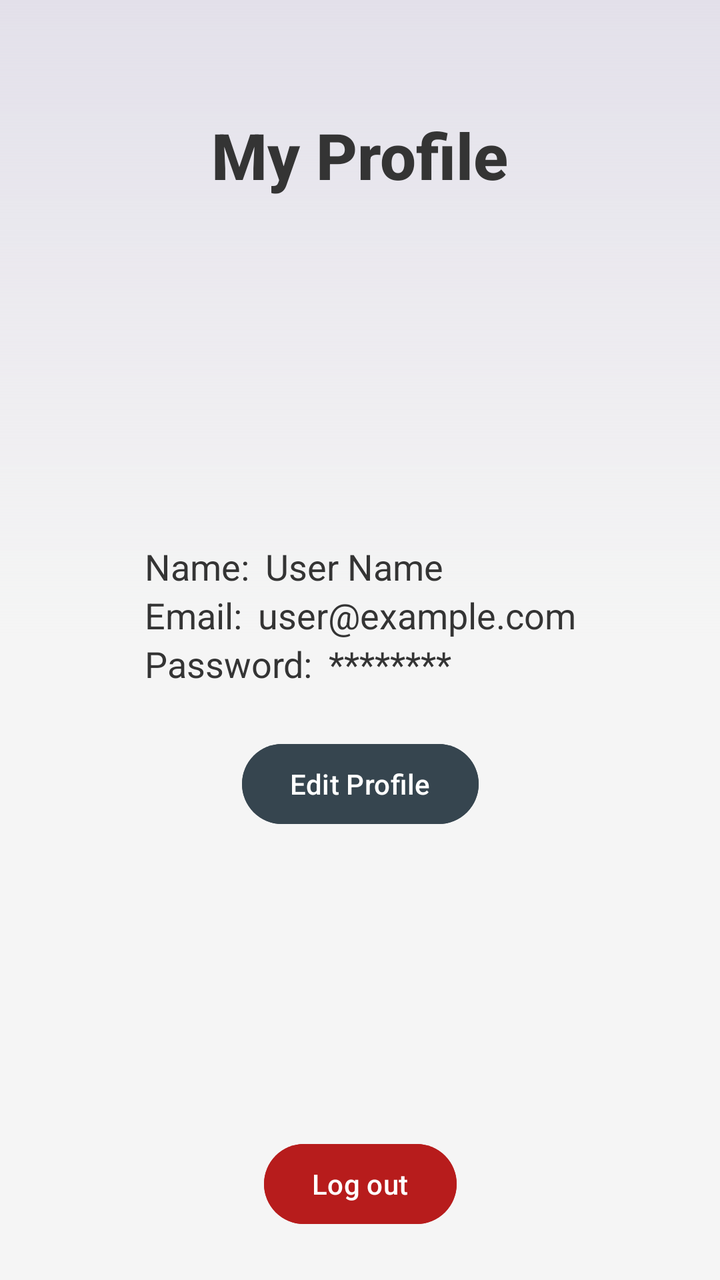
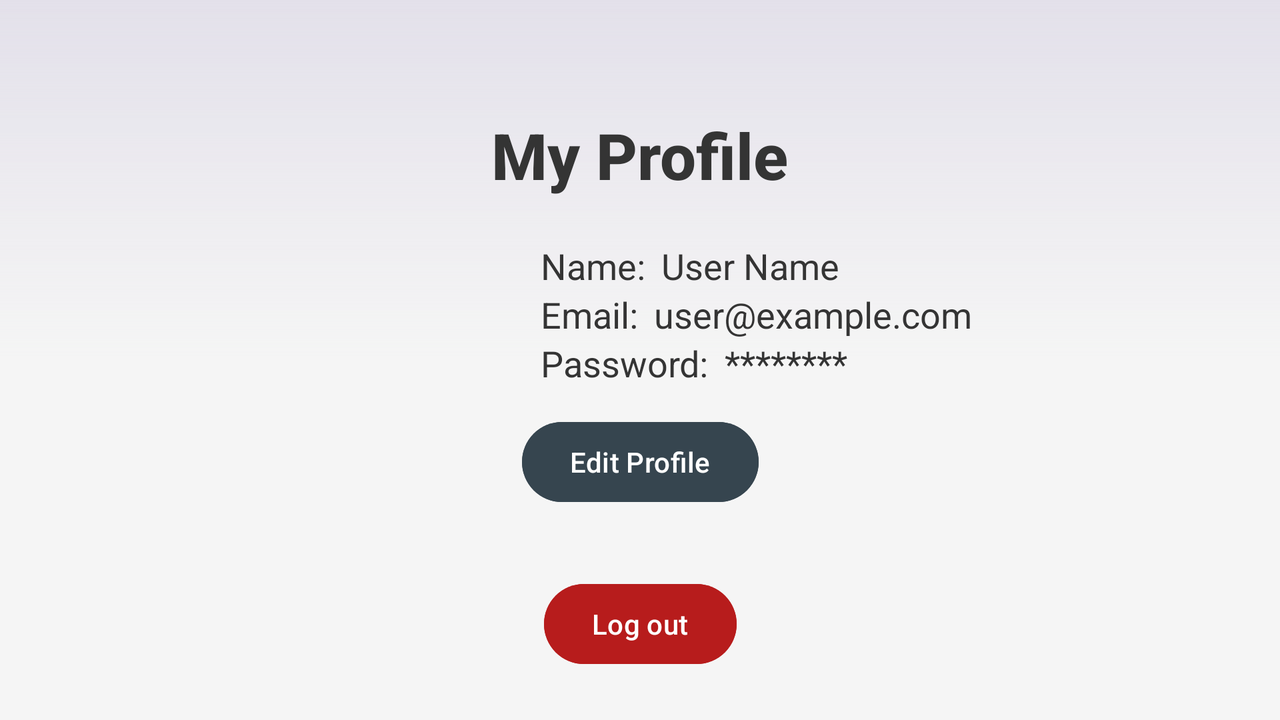

First picture: res/layout/ on a phone held upright. Second picture: the repository's own variant of that layout, on a device whose configuration matches the variant's folder. Source for both follows.
<!-- AndroidManifest.xml: application theme Theme.PswdManager -->
<!-- res/layout/profile.xml -->
<?xml version="1.0" encoding="utf-8"?>
<androidx.coordinatorlayout.widget.CoordinatorLayout xmlns:android="http://schemas.android.com/apk/res/android"
    xmlns:tools="http://schemas.android.com/tools"
    xmlns:app="http://schemas.android.com/apk/res-auto"
    android:id="@+id/profileLayout"
    android:layout_width="match_parent"
    android:layout_height="match_parent"
    android:background="@drawable/gradient_background_dark"
    android:padding="24dp"
    tools:context=".ui.navbar_fragments.ProfileFragment">

    <androidx.constraintlayout.widget.ConstraintLayout
        android:id="@+id/constraintLayoutContainer"
        android:layout_width="match_parent"
        android:layout_height="match_parent"
        android:layout_gravity="center">

        <TextView
            android:id="@+id/myProfileTitle"
            android:layout_width="wrap_content"
            android:layout_height="wrap_content"
            android:layout_gravity="center"
            android:fontFamily="sans-serif-medium"
            android:padding="32dp"
            android:text="@string/my_profile"
            android:textColor="@color/text"
            android:textSize="32sp"
            android:textStyle="bold"
            app:layout_constraintEnd_toEndOf="parent"
            app:layout_constraintStart_toStartOf="parent"
            app:layout_constraintTop_toTopOf="parent" />

        <ImageView
            android:id="@+id/profileImage"
            android:layout_width="100dp"
            android:layout_height="100dp"
            android:layout_marginTop="16dp"
            android:layout_marginBottom="16dp"

            android:background="@android:color/transparent"
            android:contentDescription="Profile Image"
            android:padding="8dp"
            android:src="@drawable/ic_launcher_background"
            app:layout_constraintEnd_toEndOf="parent"
            app:layout_constraintStart_toStartOf="parent"
            app:layout_constraintTop_toBottomOf="@id/myProfileTitle" />

        <androidx.constraintlayout.widget.ConstraintLayout
            android:id="@+id/profileCredentials"
            android:layout_width="wrap_content"
            android:layout_height="wrap_content"
            android:layout_marginTop="24dp"
            app:layout_constraintEnd_toEndOf="parent"
            app:layout_constraintStart_toStartOf="parent"
            app:layout_constraintTop_toBottomOf="@+id/profileImage">

            <androidx.constraintlayout.widget.ConstraintLayout
                android:id="@+id/constraintLayout"
                android:layout_width="match_parent"
                android:layout_height="wrap_content"
                app:layout_constraintStart_toStartOf="parent"
                app:layout_constraintTop_toTopOf="parent">

                <TextView
                    android:id="@+id/nameLabel"
                    android:layout_width="wrap_content"
                    android:layout_height="wrap_content"
                    android:text="@string/name"
                    android:textColor="@color/text"
                    android:textSize="18sp"
                    app:layout_constraintBottom_toBottomOf="parent"
                    app:layout_constraintStart_toStartOf="parent"
                    app:layout_constraintTop_toTopOf="parent" />

                <TextView
                    android:id="@+id/profileUserName"
                    android:layout_width="wrap_content"
                    android:layout_height="wrap_content"
                    android:layout_marginStart="8dp"
                    android:text="User Name"
                    android:textColor="@color/text"
                    android:textSize="18sp"
                    app:layout_constraintBottom_toBottomOf="parent"
                    app:layout_constraintStart_toEndOf="@id/nameLabel" />
            </androidx.constraintlayout.widget.ConstraintLayout>

            <androidx.constraintlayout.widget.ConstraintLayout
                android:id="@+id/constraintLayout2"
                android:layout_width="match_parent"
                android:layout_height="wrap_content"
                app:layout_constraintTop_toBottomOf="@+id/constraintLayout">

                <TextView
                    android:id="@+id/emailLabel"
                    android:layout_width="wrap_content"
                    android:layout_height="wrap_content"
                    android:text="@string/email"
                    android:textColor="@color/text"
                    android:textSize="18sp"
                    app:layout_constraintBottom_toBottomOf="parent"
                    app:layout_constraintStart_toStartOf="parent"
                    app:layout_constraintTop_toTopOf="parent" />

                <TextView
                    android:id="@+id/email"
                    android:layout_width="wrap_content"
                    android:layout_height="wrap_content"
                    android:layout_marginStart="8dp"
                    android:text="user@example.com"
                    android:textColor="@color/text"
                    android:textSize="18sp"
                    app:layout_constraintBottom_toBottomOf="parent"
                    app:layout_constraintStart_toEndOf="@id/emailLabel" />
            </androidx.constraintlayout.widget.ConstraintLayout>

            <androidx.constraintlayout.widget.ConstraintLayout
                android:id="@+id/constraintLayout3"
                android:layout_width="match_parent"
                android:layout_height="wrap_content"
                app:layout_constraintStart_toStartOf="parent"
                app:layout_constraintTop_toBottomOf="@+id/constraintLayout2">

                <TextView
                    android:id="@+id/passwordLabel"
                    android:layout_width="wrap_content"
                    android:layout_height="wrap_content"
                    android:text="@string/password"
                    android:textColor="@color/text"
                    android:textSize="18sp"
                    app:layout_constraintBottom_toBottomOf="parent"
                    app:layout_constraintStart_toStartOf="parent"
                    app:layout_constraintTop_toTopOf="parent" />

                <TextView
                    android:id="@+id/password"
                    android:layout_width="wrap_content"
                    android:layout_height="wrap_content"
                    android:layout_marginStart="8dp"
                    android:text="********"
                    android:textColor="@color/text"
                    android:textSize="18sp"
                    app:layout_constraintBottom_toBottomOf="parent"
                    app:layout_constraintStart_toEndOf="@id/passwordLabel"
                    app:layout_constraintTop_toTopOf="parent" />
            </androidx.constraintlayout.widget.ConstraintLayout>
        </androidx.constraintlayout.widget.ConstraintLayout>

        <Button
            android:id="@+id/editProfileButton"
            android:layout_width="wrap_content"
            android:layout_height="wrap_content"
            android:backgroundTint="@color/secondary"
            android:gravity="center"
            android:text="@string/edit_profile"
            android:textColor="@color/white"
            android:layout_marginTop="24dp"
            app:layout_constraintEnd_toEndOf="parent"
            app:layout_constraintStart_toStartOf="parent"
            app:layout_constraintTop_toBottomOf="@+id/profileCredentials" />

        <Button
            android:id="@+id/logoutButton"
            android:layout_width="wrap_content"
            android:layout_height="wrap_content"
            android:backgroundTint="@color/logout"
            android:text="@string/log_out_buttonstring"
            android:textColor="@color/white"
            app:layout_constraintBottom_toBottomOf="parent"
            app:layout_constraintEnd_toEndOf="parent"
            app:layout_constraintStart_toStartOf="parent" />
    </androidx.constraintlayout.widget.ConstraintLayout>

</androidx.coordinatorlayout.widget.CoordinatorLayout>
<!-- resources referenced by this layout -->
<resources>
  <color name="logout">#B71C1C</color>
  <color name="secondary">#36454F</color>
  <color name="text">#343434</color>
  <color name="white">#FFFFFFFF</color>
  <!-- drawable gradient_background_dark (drawable) -->
  <?xml version="1.0" encoding="utf-8"?>
  <layer-list xmlns:android="http://schemas.android.com/apk/res/android">
      <item>
  
  
  
  
  
  
  
          <shape>
              <gradient
                  android:startColor="@color/backgroundGradient"
                  android:centerColor="@color/background"
                  android:endColor="@color/background"
                  android:angle="270" />
          </shape>
      </item>
  
  </layer-list>
  <string name="edit_profile">Edit Profile</string>
  <string name="email">Email:</string>
  <string name="log_out_buttonstring">Log out</string>
  <string name="my_profile">My Profile</string>
  <string name="name">Name:</string>
  <string name="password">Password:</string>
  <style name="Theme.PswdManager" parent="Base.Theme.PswdManager" />
  <color name="backgroundGradient">#30708090</color>
  <color name="background">#F5F5F5</color>
  <style name="Base.Theme.PswdManager" parent="Theme.Material3.DayNight.NoActionBar">
          
      </style>
</resources>
<!-- res/layout-land/profile.xml (the repository's variant of the layout above) -->
<!-- drawn on the phone turned sideways -->
<?xml version="1.0" encoding="utf-8"?>
<androidx.coordinatorlayout.widget.CoordinatorLayout xmlns:android="http://schemas.android.com/apk/res/android"
    xmlns:tools="http://schemas.android.com/tools"
    xmlns:app="http://schemas.android.com/apk/res-auto"
    android:id="@+id/profileLayout"
    android:layout_width="match_parent"
    android:layout_height="match_parent"
    android:background="@drawable/gradient_background_dark"
    android:padding="24dp"
    tools:context=".ui.navbar_fragments.ProfileFragment">

    <androidx.constraintlayout.widget.ConstraintLayout
        android:id="@+id/constraintLayoutContainer"
        android:layout_width="match_parent"
        android:layout_height="match_parent"
        android:layout_gravity="center">

        <TextView
            android:id="@+id/myProfileTitle"
            android:layout_width="wrap_content"
            android:layout_height="wrap_content"
            android:layout_gravity="center"
            android:fontFamily="sans-serif-medium"
            android:paddingTop="32dp"
            android:text="@string/my_profile"
            android:textColor="@color/text"
            android:textSize="32sp"
            android:textStyle="bold"
            app:layout_constraintEnd_toEndOf="parent"
            app:layout_constraintStart_toStartOf="parent"
            app:layout_constraintTop_toTopOf="parent" />

        <androidx.constraintlayout.widget.ConstraintLayout
            android:id="@+id/constraintLayout7"
            android:layout_width="wrap_content"
            android:layout_height="wrap_content"
            android:layout_marginTop="8dp"
            app:layout_constraintEnd_toEndOf="parent"
            app:layout_constraintStart_toStartOf="parent"
            app:layout_constraintTop_toBottomOf="@+id/myProfileTitle">

            <ImageView
                android:id="@+id/profileImage"
                android:layout_width="100dp"
                android:layout_height="100dp"
                android:background="@android:color/transparent"
                android:contentDescription="Profile Image"
                android:padding="8dp"
                android:src="@drawable/ic_launcher_background"
                app:layout_constraintStart_toStartOf="parent"
                app:layout_constraintTop_toTopOf="parent" />

            <androidx.constraintlayout.widget.ConstraintLayout
                android:id="@+id/profileCredentials"
                android:layout_width="wrap_content"
                android:layout_height="wrap_content"
                android:layout_marginStart="16dp"
                app:layout_constraintBottom_toBottomOf="parent"
                app:layout_constraintEnd_toEndOf="parent"
                app:layout_constraintStart_toEndOf="@+id/profileImage"
                app:layout_constraintTop_toTopOf="parent">

                <androidx.constraintlayout.widget.ConstraintLayout
                    android:id="@+id/constraintLayout"
                    android:layout_width="match_parent"
                    android:layout_height="wrap_content"
                    app:layout_constraintStart_toStartOf="parent"
                    app:layout_constraintTop_toTopOf="parent">

                    <TextView
                        android:id="@+id/nameLabel"
                        android:layout_width="wrap_content"
                        android:layout_height="wrap_content"
                        android:text="@string/name"
                        android:textColor="@color/text"
                        android:textSize="18sp"
                        app:layout_constraintBottom_toBottomOf="parent"
                        app:layout_constraintStart_toStartOf="parent"
                        app:layout_constraintTop_toTopOf="parent" />

                    <TextView
                        android:id="@+id/profileUserName"
                        android:layout_width="wrap_content"
                        android:layout_height="wrap_content"
                        android:layout_marginStart="8dp"
                        android:text="User Name"
                        android:textColor="@color/text"
                        android:textSize="18sp"
                        app:layout_constraintBottom_toBottomOf="parent"
                        app:layout_constraintStart_toEndOf="@id/nameLabel" />
                </androidx.constraintlayout.widget.ConstraintLayout>

                <androidx.constraintlayout.widget.ConstraintLayout
                    android:id="@+id/constraintLayout2"
                    android:layout_width="match_parent"
                    android:layout_height="wrap_content"
                    app:layout_constraintTop_toBottomOf="@+id/constraintLayout">

                    <TextView
                        android:id="@+id/emailLabel"
                        android:layout_width="wrap_content"
                        android:layout_height="wrap_content"
                        android:text="@string/email"
                        android:textColor="@color/text"
                        android:textSize="18sp"
                        app:layout_constraintBottom_toBottomOf="parent"
                        app:layout_constraintStart_toStartOf="parent"
                        app:layout_constraintTop_toTopOf="parent" />

                    <TextView
                        android:id="@+id/email"
                        android:layout_width="wrap_content"
                        android:layout_height="wrap_content"
                        android:layout_marginStart="8dp"
                        android:text="user@example.com"
                        android:textColor="@color/text"
                        android:textSize="18sp"
                        app:layout_constraintBottom_toBottomOf="parent"
                        app:layout_constraintStart_toEndOf="@id/emailLabel" />
                </androidx.constraintlayout.widget.ConstraintLayout>

                <androidx.constraintlayout.widget.ConstraintLayout
                    android:id="@+id/constraintLayout3"
                    android:layout_width="match_parent"
                    android:layout_height="wrap_content"
                    app:layout_constraintStart_toStartOf="parent"
                    app:layout_constraintTop_toBottomOf="@+id/constraintLayout2">

                    <TextView
                        android:id="@+id/passwordLabel"
                        android:layout_width="wrap_content"
                        android:layout_height="wrap_content"
                        android:text="@string/password"
                        android:textColor="@color/text"
                        android:textSize="18sp"
                        app:layout_constraintBottom_toBottomOf="parent"
                        app:layout_constraintStart_toStartOf="parent"
                        app:layout_constraintTop_toTopOf="parent" />

                    <TextView
                        android:id="@+id/password"
                        android:layout_width="wrap_content"
                        android:layout_height="wrap_content"
                        android:layout_marginStart="8dp"
                        android:text="********"
                        android:textColor="@color/text"
                        android:textSize="18sp"
                        app:layout_constraintBottom_toBottomOf="parent"
                        app:layout_constraintStart_toEndOf="@id/passwordLabel"
                        app:layout_constraintTop_toTopOf="parent" />
                </androidx.constraintlayout.widget.ConstraintLayout>
            </androidx.constraintlayout.widget.ConstraintLayout>
        </androidx.constraintlayout.widget.ConstraintLayout>

        <Button
            android:id="@+id/editProfileButton"
            android:layout_width="wrap_content"
            android:layout_height="wrap_content"
            android:backgroundTint="@color/secondary"
            android:gravity="center"
            android:text="@string/edit_profile"
            android:textColor="@color/white"
            app:layout_constraintEnd_toEndOf="parent"
            app:layout_constraintStart_toStartOf="parent"
            app:layout_constraintTop_toBottomOf="@+id/constraintLayout7" />

        <Button
            android:id="@+id/logoutButton"
            android:layout_width="wrap_content"
            android:layout_height="wrap_content"
            android:backgroundTint="@color/logout"
            android:text="@string/log_out_buttonstring"
            android:textColor="@color/white"

            app:layout_constraintBottom_toBottomOf="parent"
            app:layout_constraintEnd_toEndOf="parent"
            app:layout_constraintStart_toStartOf="parent" />
    </androidx.constraintlayout.widget.ConstraintLayout>

</androidx.coordinatorlayout.widget.CoordinatorLayout>
